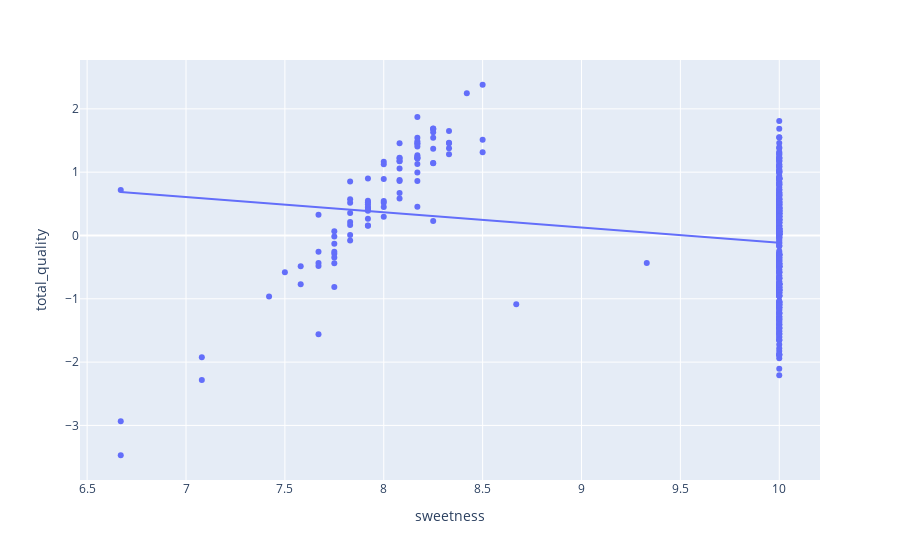

Here is the notebook cell this chart was saved with:
### Code cell
model = smf.ols(formula='total_quality~sweetness',data=coffee).fit()
print(model.summary())

px.scatter(coffee, x='sweetness', y='total_quality', trendline='ols')

### Figure 1 — Plotly figure (JSON) as saved in the notebook; plotly's stock layout.template omitted (floating-point values rounded to 4 significant figures; data arrays with more than 128 entries replaced by an {"elided": "..."} marker saying what was removed)
{"data": [{"hovertemplate": "sweetness=%{x}<br>total_quality=%{y}<extra></extra>", "legendgroup": "", "marker": {"color": "#636efa", "symbol": "circle"}, "mode": "markers", "name": "", "orientation": "v", "showlegend": false, "type": "scatter", "x": {"elided": "402 float values"}, "xaxis": "x", "y": {"elided": "402 float values"}, "yaxis": "y"}, {"hovertemplate": "<b>OLS trendline</b><br>total_quality = -0.24082 * sweetness + 2.29405<br>R<sup>2</sup>=0.050318<br><br>sweetness=%{x}<br>total_quality=%{y} <b>(trend)</b><extra></extra>", "legendgroup": "", "marker": {"color": "#636efa", "symbol": "circle"}, "mode": "lines", "name": "", "showlegend": false, "type": "scatter", "x": {"elided": "402 float values"}, "xaxis": "x", "y": {"elided": "402 float values"}, "yaxis": "y"}], "layout": {"legend": {"tracegroupgap": 0}, "margin": {"t": 60}, "xaxis": {"anchor": "y", "domain": [0, 1], "title": {"text": "sweetness"}}, "yaxis": {"anchor": "x", "domain": [0, 1], "title": {"text": "total_quality"}}}}
